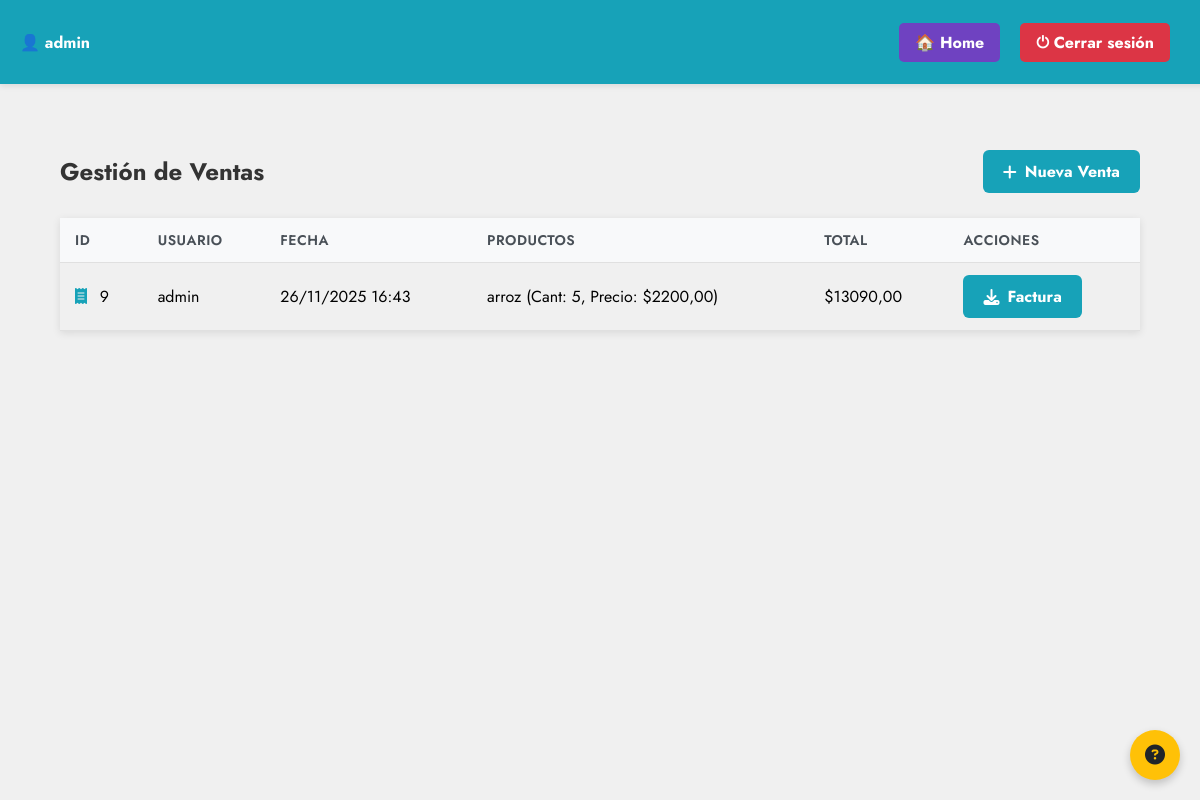
Page /ventas/ (signed in) on the committed database.
### account/models.py (models this page shows, shortened)
class Usuario(AbstractUser):
    rol = models.ForeignKey('Rol', on_delete=models.SET_NULL, null=True, blank=True)
    estado = models.BooleanField(default=True)
    nombres = models.CharField(max_length=100, blank=True, null=True)
    apellidos = models.CharField(max_length=100, blank=True, null=True)
    class Meta:
        verbose_name = 'Usuario'
        verbose_name_plural = 'Usuarios'

class Venta(models.Model):
    usuario = models.ForeignKey(Usuario, on_delete=models.CASCADE)
    fecha = models.DateTimeField(auto_now_add=True)
    total = models.DecimalField(max_digits=10, decimal_places=2, default=0)
    estado = models.BooleanField(default=True)
    cliente_nombre = models.CharField(max_length=100, blank=True, null=True)
    cliente_cedula = models.CharField(max_length=20, blank=True, null=True)
    nit_empresa = models.CharField(max_length=20, default='202266833-4')
    numero_factura = models.IntegerField(unique=True, blank=True, null=True)

class DetalleVenta(models.Model):
    venta = models.ForeignKey(Venta, on_delete=models.CASCADE)
    producto = models.ForeignKey(Producto, on_delete=models.CASCADE)
    cantidad = models.PositiveIntegerField()
    precio_unitario = models.DecimalField(max_digits=10, decimal_places=2)
    iva = models.DecimalField(max_digits=5, decimal_places=4, default=0.19)
    precio_con_iva = models.DecimalField(max_digits=10, decimal_places=2, blank=True, null=True)

class Producto(models.Model):
    UNIDAD_CHOICES = [
        ('kg', 'Kilogramo'),
        ('ml', 'Mililitro'),
        ('litro', 'Litro'),
        ('unidad', 'Unidad'),
    ]
    MONEDA_CHOICES = [
        ('COP', 'Peso colombiano'),
        ('USD', 'Dólar estadounidense'),
        ('EUR', 'Euro'),
    ]
    nombre = models.CharField(max_length=100)
    descripcion = models.TextField(blank=True, null=True)
    categoria = models.ForeignKey(Categoria, on_delete=models.SET_NULL, null=True, blank=True)
    precio_unitario = models.DecimalField(max_digits=10, decimal_places=2)
    moneda = models.CharField(max_length=3, choices=MONEDA_CHOICES, default='COP')
    cantidad = models.PositiveIntegerField(default=0)
    unidad = models.CharField(max_length=20, choices=UNIDAD_CHOICES, default='unidad')
    sku = models.CharField(max_length=100, unique=True)
    proveedor = models.ForeignKey(Proveedor, on_delete=models.SET_NULL, null=True, blank=True)
    almacen = models.ForeignKey(Almacen, on_delete=models.SET_NULL, null=True, blank=True)
    estado = models.BooleanField(default=True)
    fecha_creacion = models.DateTimeField(auto_now_add=True)
    fecha_modificacion = models.DateTimeField(auto_now=True)
    class Meta:
        verbose_name = 'Producto'
        verbose_name_plural = 'Productos'
        ordering = ['nombre']

### account/views.py (the view)
# urls.py: path('ventas/', ventas_listar, name='ventas_listar'),
@login_required_custom
@role_required(module='ventas', action='leer')
def ventas_listar(request):
    ventas = Venta.objects.select_related('usuario').prefetch_related('detalleventa_set__producto').all().order_by('-fecha')  # Agrega prefetch para detalles
    permisos = {
        'leer': _user_has_permission(request.user, 'ventas', 'leer'),
        'crear': _user_has_permission(request.user, 'ventas', 'crear'),
    }
    return render(request, 'account/ventas_listar.html', {
        'ventas': ventas,
        'titulo': 'Lista de Ventas',
        'permisos': permisos,
    })

### account/templates/account/ventas_listar.html (shortened to what this page needs)
{% load static %}
<!DOCTYPE html>
<html lang="es">
<head>
    <link rel="stylesheet" href="{% static 'account/css/ventas_listar.css' %}">
    <link rel="stylesheet" href="https://cdnjs.cloudflare.com/ajax/libs/font-awesome/6.5.0/css/all.min.css">
</head>
<button id="help-btn" class="help-btn" title="Ayuda">
    <i class="fas fa-question-circle"></i>
</button>
<body class="ventas-lista">
    <div class="topbar">
        <div class="user-info">👤 {{ user.username }}</div>
        <div class="actions">
            <a href="{% url 'dashboard' %}" class="home-btn">🏠 Home</a>
            <a href="{% url 'logout' %}" class="logout-btn">⏻ Cerrar sesión</a>
        </div>
    </div>
    <div class="container">
        <div class="header">
            <h1 class="title">Gestión de Ventas</h1>
            {% if permisos.crear %}
                <a href="{% url 'venta_crear' %}" class="btn btn-primary">
                    <i class="fas fa-plus"></i> Nueva Venta
                </a>
            {% endif %}
        </div>
        <table class="products-table">
            <thead>
                <tr>
                    <th>ID</th>
                    <th>Usuario</th>
                    <th>Fecha</th>
                    <th>Productos</th>
                    <th>Total</th>
                    <th>Acciones</th>
                </tr>
            </thead>
            <tbody>
                {% for venta in ventas %}
                <tr>
                    <td>
                        <i class="fas fa-receipt category-icon"></i>
                        {{ venta.id }}
                    </td>
                    <td>{{ venta.usuario.username }}</td>
                    <td>{{ venta.fecha|date:"d/m/Y H:i" }}</td>
                    <td>
                        <ul style="list-style: none; padding: 0; margin: 0;">
                            {% for detalle in venta.detalleventa_set.all %}
                            <li>{{ detalle.producto.nombre }} (Cant: {{ detalle.cantidad }}, Precio: ${{ detalle.precio_unitario }})</li>
                            {% endfor %}
                        </ul>
                    </td>
                    <td>${{ venta.total }}</td>
                    <td>
                        <a href="{% url 'generar_factura' venta.id %}" class="btn btn-sm btn-primary" title="Descargar Factura">
                            <i class="fas fa-download"></i> Factura
                        </a>
                    </td>
                </tr>
                {% endfor %}
            </tbody>
        </table>
    </div>
</body>
</html>

### account/static/account/css/ventas_listar.css (style rules this page uses)
body { font-family: 'Jost', sans-serif; background-color: #f5f5f5; margin: 0; padding: 0; }
body.ventas-lista { margin: 0; padding-top: 120px; background: #f0f0f0; }
.topbar { background: #17a2b8; color: white; padding: 12px 20px; display: flex; justify-content: space-between; align-items: center; width: 100%; position: fixed; top: 0; left: 0; box-shadow: 0 2px 6px rgba(0,0,0,0.1); z-index: 1000; height: 60px; }
.topbar .user-info { font-weight: bold; display: flex; align-items: center; gap: 15px; }
.topbar .actions { display: flex; gap: 10px; margin-right: 50px; }
.topbar a { border: none; padding: 8px 16px; border-radius: 5px; text-decoration: none; font-weight: bold; cursor: pointer; margin-left: 10px; color: white; }
.topbar .home-btn { background: #6f42c1; }
.topbar .logout-btn { background: #dc3545; }
.container { width: 90%; max-width: 1200px; margin: 30px auto; font-family: 'Jost', sans-serif; }
.header { display: flex; justify-content: space-between; align-items: center; margin-bottom: 25px; flex-wrap: wrap; gap: 15px; }
.title { font-size: 24px; color: #333; margin: 0; }
.btn { display: inline-flex; align-items: center; gap: 8px; padding: 10px 20px; border-radius: 6px; text-decoration: none; font-weight: bold; transition: all 0.3s; }
.btn-primary { background-color: #17a2b8; color: white; }
.products-table { width: 100%; border-collapse: collapse; margin-top: 20px; box-shadow: 0 2px 8px rgba(0,0,0,0.1); }
.products-table th, .products-table td { padding: 12px 15px; text-align: left; border-bottom: 1px solid #e0e0e0; }
.products-table th { background-color: #f8f9fa; font-weight: 600; color: #495057; text-transform: uppercase; font-size: 14px; letter-spacing: 0.5px; }
.category-icon { color: #17a2b8; margin-right: 8px; }
.help-btn { position: fixed; bottom: 20px; right: 20px; background: #ffc107; color: #212529; border: none; border-radius: 50%; width: 50px; height: 50px; font-size: 20px; cursor: pointer; box-shadow: 0 4px 8px rgba(0,0,0,0.2); z-index: 1000; }

### rows in the picture
Usuario: username "admin"
Venta: id "9", usuario.username "admin", fecha "26/11/2025 16:43", total "13090,00"
DetalleVenta: producto.nombre "arroz", cantidad "5", precio_unitario "2200,00"
